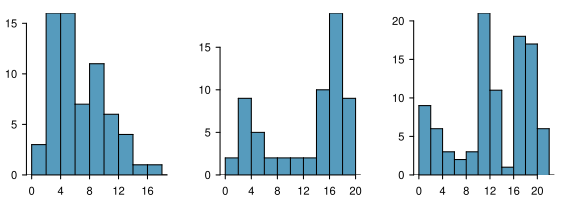

Source code (R):
library(openintro)
data(COL)

myPDF("singleBiMultiModalPlots.pdf", 5.8, 2)

set.seed(51)
x1 <- rchisq(65, 6)
x2 <- c(rchisq(22, 5.8), rnorm(40, 16.5, 2))
x3 <- c(rchisq(20, 3), rnorm(35, 12), rnorm(42, 18, 1.5))

par(mfrow=c(1,3), mar=c(1.9, 2, 1, 2), mgp=c(2.4, 0.7, 0))

histPlot(x1, axes=FALSE, xlab='', ylab='', col=COL[1], yaxs="i")
axis(1,at = seq(0, 20, by = 4))
axis(2)

histPlot(x2, axes=FALSE, xlab='', ylab='', col=COL[1], yaxs="i")
axis(1,at = seq(0, 20, by = 4))
axis(2)

histPlot(x3, axes=FALSE, xlab='', ylab='', col=COL[1],yaxs="i")
axis(1,at = seq(0, 20, by = 4))
axis(2)

dev.off()
